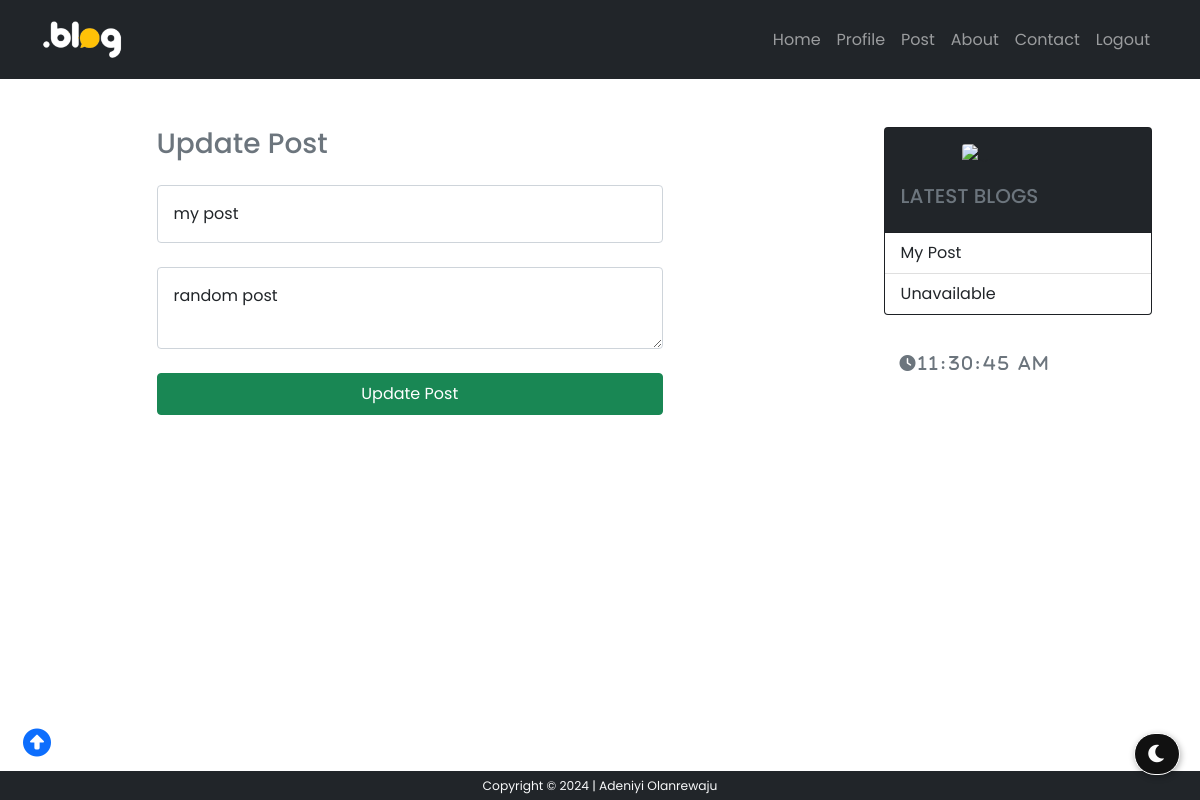
The page /post/6/update (signed in) on the database as committed earlier.
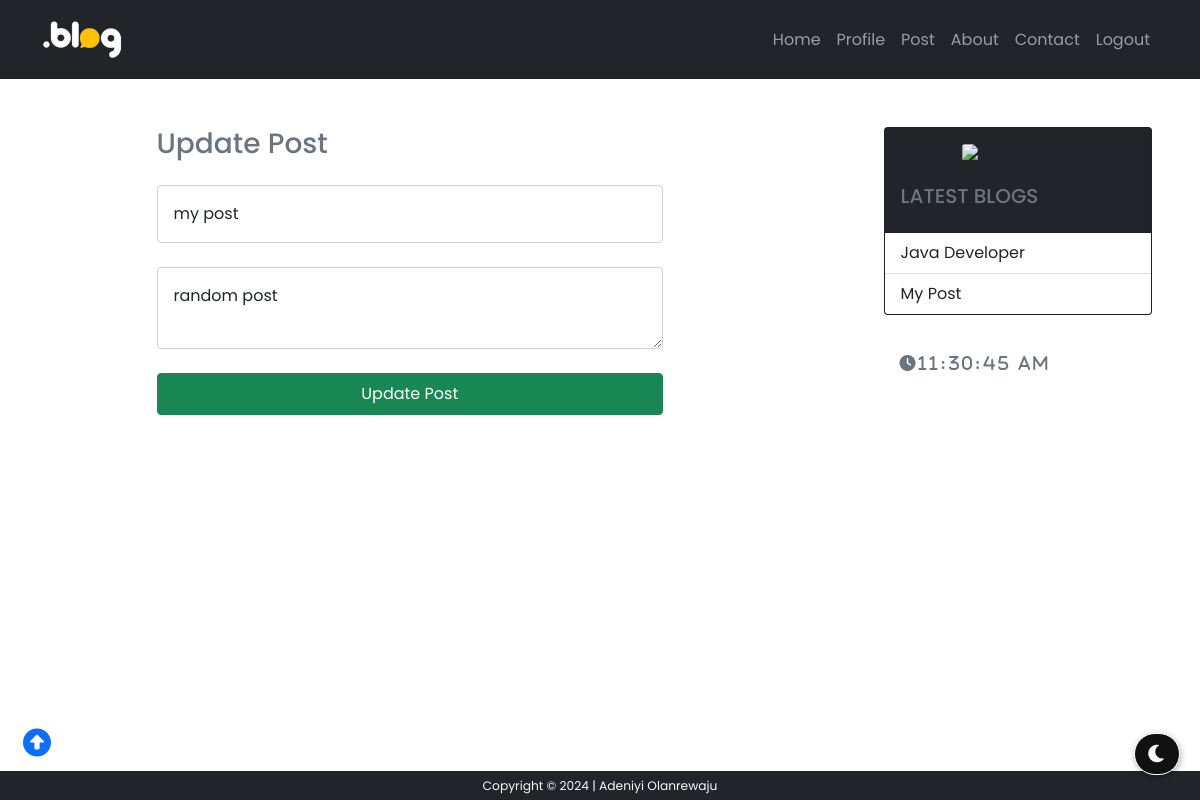
The same page on the database as committed later.
### models/postmodel.py (models this page shows, shortened)
class Post(db.Model, UserMixin):
    id = db.Column(db.Integer, primary_key=True)
    title = db.Column(db.String(100), nullable=False)
    date_posted = db.Column(db.DateTime, nullable=False, default=datetime.now)
    photo = db.Column(db.String(100), nullable=False, default='')
    content = db.Column(db.Text, nullable=False)
    user_id = db.Column(db.Integer, db.ForeignKey('user.id'), nullable=False)
    comment = db.relationship('CommentModel', backref='comm', lazy=True, cascade='delete', foreign_keys='CommentModel.post_id')

### routes/views.py (the view, shortened to what this page needs)
@view.route("/post/<int:post_id>/update", methods=['GET', 'POST'])
@login_required
def update_post(post_id):
    form = UpdateForm()
    post = Post.query.get_or_404(post_id)
    if post.author != current_user:
        abort(403)
    form.title.data = post.title
    form.post_content.data = post.content
    return render_template('update.html',
                           form=form)

### form.py
class UpdateForm(FlaskForm):
    title = StringField('Title', validators=[DataRequired(), Length(min=2, max=30)])
    post_content = TextAreaField('Post Content', validators=[DataRequired()])
    submit = SubmitField('Update Post')

### templates/update.html (shortened to what this page needs)
{% extends 'base.html' %} {% block head %} {% endblock head %} {% block content
%}
<div class="w-100">
  <form action="" method="post">
    <h3 class="text-muted">Update Post</h3>
    {% if form.title.errors %} {{ form.title(class="form-control p-3 mt-4",
    required=False, placeholder="Enter title") }} {% for error in
    form.title.errors %}
    <small class="text-danger">{{ error }}</small>
    {% endfor %} {% else %} {{ form.title(class="form-control p-3 mt-4",
    required=False, placeholder="Enter title") }} {% endif %}
    {% if form.post_content.errors %} {{ form.post_content(class="form-control
    p-3 mt-4 lead", required=False, placeholder='Enter post') }} {% for error in
    form.post_content.errors %}
    <small class="text-danger">{{ error }}</small>
    {% endfor %} {% else %} {{ form.post_content(class="form-control p-3 mt-4
    lead", required=False, placeholder='Enter post') }} {% endif %}
    {{ form.submit(size=20, class='btn btn-success mt-4 w-100 p-2')}}
  </form>
</div>
{% endblock content %}

### templates/base.html (shortened to what this page needs)
<!DOCTYPE html>
<html lang="en">
<head>
  <link href="https://cdn.jsdelivr.net/npm/bootstrap@5.0.1/dist/css/bootstrap.min.css" rel="stylesheet"
 />
  <link rel="stylesheet" href="https://cdn.jsdelivr.net/npm/bootstrap-icons@1.3.0/font/bootstrap-icons.css" />
  <link href="https://cdnjs.cloudflare.com/ajax/libs/font-awesome/6.0.0/css/all.min.css" rel="stylesheet" />
  <link rel="stylesheet" href="{{ url_for('static', filename='css/style.css') }}" />
</head>
<body>
  <nav class="navbar navbar-expand-lg bg-dark navbar-dark py-3">
    <div class="container">
      <a href="{{ url_for('view.home') }}" class="navbar-brand"><img
          src="{{ url_for('static', filename='images/blloogg.png') }}" alt="" style="width: 5rem" /></a>
      <div class="collapse navbar-collapse" id="navmenu">
        {% if current_user.is_authenticated %}
        <ul class="navbar-nav ms-auto">
          <li class="nav-item">
            <a href="{{ url_for('view.home') }}" class="nav-link">Home</a>
          </li>
          <li class="nav-item">
            <a href="{{ url_for('view.profile', profile_id=current_user.id) }}" class="nav-link">Profile</a>
          </li>
          <li class="nav-item">
            <a href="{{ url_for('view.account') }}" class="nav-link">Post</a>
          </li>
          <li class="nav-item">
            <a href="{{ url_for('view.about') }}" class="nav-link">About</a>
          </li>
          <li class="nav-item">
            <a href="{{ url_for('view.contact') }}" class="nav-link">Contact</a>
          </li>
          <li class="nav-item">
            <a href="{{ url_for('auth.logout') }}" class="nav-link">Logout</a>
          </li>
        </ul>
        {% endif %}
      </div>
    </div>
  </nav>
  <section class="  my-3 d-flex px-4 px-lg-5 mb-5">
    <div class="w-100 this" id="thiss">
       {% block content %}
      {% endblock content %}
    </div>
    <div class="d-xl-block d-lg-block d-none" style="width: 23rem;">
      <div class="card bg-dark" style=" height: fit-content;">
        <div class="m-auto d-flex mt-3">
          <img src="{{ url_for('static', filename='images/owl.png') }}" class="card-img-top" style="margin: auto;
            width: 7rem;
            " alt="..." />
        </div>
        <div class="card-body">
          <h5 class="card-title text-muted">LATEST BLOGS</h5>
        </div>
        {% if current_user.is_authenticated %}
        <ul class="list-group list-group-flush">
          {% if current_user.posts[-1] %}
          <li class="list-group-item">
            {{ current_user.posts[-1].title.title() }}
          </li>
          {% else %}
          <li class="list-group-item">Unavailable</li>
          {% endif %}
          {% if current_user.posts[-2] %}
          <li class="list-group-item">
            {{ current_user.posts[-2].title.title() }}
          </li>
          {% else %}
          <li class="list-group-item">Unavailable</li>
          {% endif %}
        </ul>
        {% else %}
        <ul class="list-group list-group-flush">
          <li class="list-group-item">Recent Blog 1</li>
          <li class="list-group-item">Recent Blog 2</li>
        </ul>
        {% endif %}
      </div><br>
      <div id="MyClockDisplay" class="clock text-muted fa fa-clock p-3 w-100 fw-bold" style="letter-spacing: 3px;"
        onload="showTime()"></div>
    </div>
  </section>
  <i class="dntoggle fas fa-moon"></i>
  <a href="#top" class="up"><i class="fa fas fa-arrow-alt-circle-up"></i></a>
  <footer class="fixed-bottom text-center bg-dark text-light py-1 small" style="z-index: 0;">
  </footer>
</body>
</html>

Rows that differ between the two databases and show on the page:
shown differently, row unchanged: Post "My Post": title (not shown) → "My Post"
added Post: title "Java Developer"
Other text that changed with them:
{{ current_user.posts[-1].title.title() }}: "My Post" → "Java Developer"
text no longer shown: "Unavailable"
